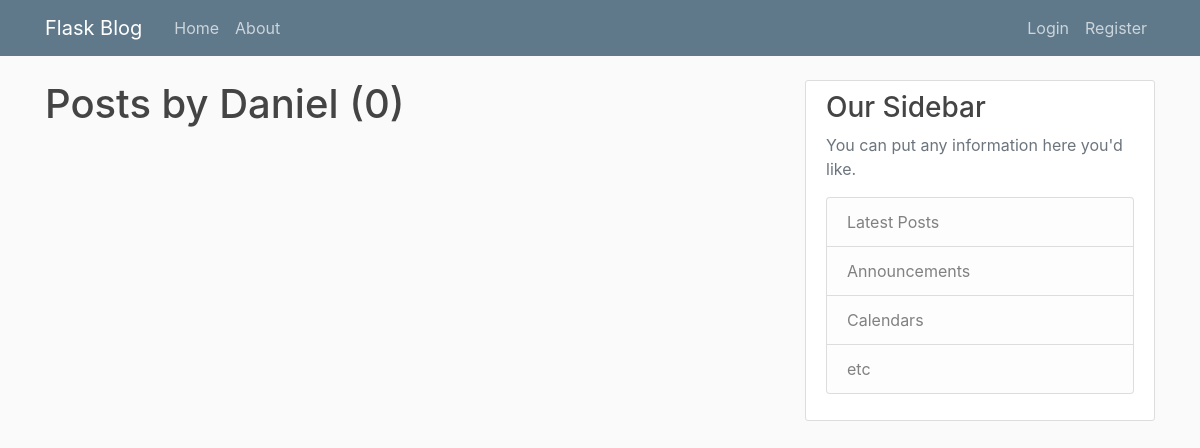
Page /user/Daniel on the earlier database version.
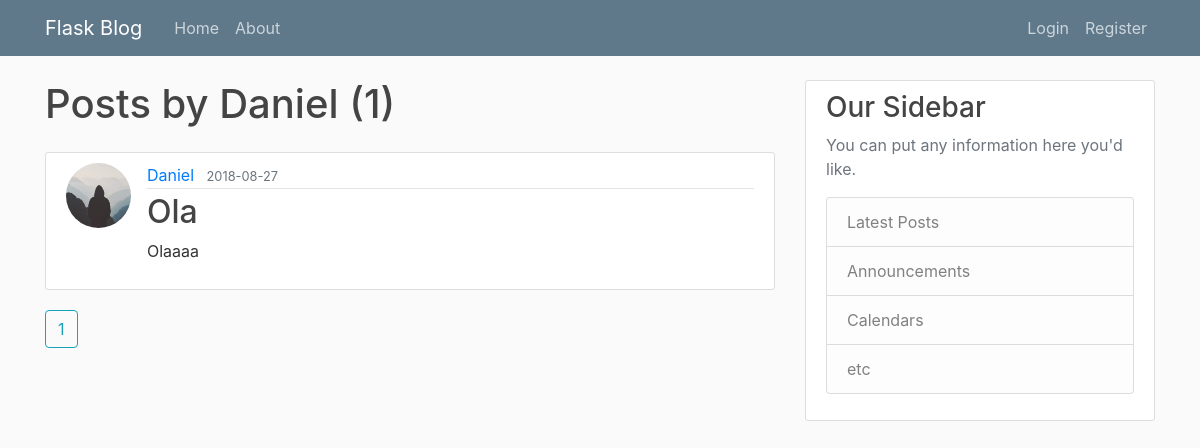
Same page on the later database version.
### app/models/models.py (models this page shows, shortened)
class Post(db.Model):
    id = db.Column(db.Integer, primary_key=True)
    title = db.Column(db.String(100), nullable=False)
    data_posted = db.Column(db.DateTime, nullable=False, default=datetime.utcnow)
    content = db.Column(db.Text, nullable=False)
    user_id = db.Column(db.Integer, db.ForeignKey('user.id'), nullable=False)

class User(db.Model, UserMixin):
    id = db.Column(db.Integer, primary_key=True)
    username = db.Column(db.String(20), unique=True, nullable=False)
    email = db.Column(db.String(120), unique=True, nullable=False)
    image_file = db.Column(db.String(20), nullable=False, default='default.jpg')
    password = db.Column(db.String(60), nullable=False)
    posts = db.relationship('Post', backref='author', lazy=True)

### app/users/routes.py (the view)
@users.route("/user/<string:username>")
def user_posts(username):
    page = request.args.get('page', 1, type=int)
    user = User.query.filter_by(username=username).first_or_404()
    posts = Post.query.filter_by(author=user) \
        .order_by(Post.data_posted.desc()) \
        .paginate(page=page, per_page=4)
    return render_template('user_posts.html', posts=posts, user=user)

### app/templates/user_posts.html
{% extends "layout.html" %}
{% block content %}
    <h1 class="mb-4"> Posts by {{ user.username }} ({{ posts.total }})</h1>
    {% for post in posts.items %}
    <article class="media content-section">
        <img class="rounded-circle article-img" src="{{ url_for('static', filename='profile_pics/' + post.author.image_file )}}">
        <div class="media-body">
            <div class="article-metadata">
                <a class="mr-2" href="{{ url_for('user_posts', username=post.author.username )}}">{{ post.author.username }}</a>
                <small class="text-muted">{{ post.data_posted.strftime('%Y-%m-%d') }}</small>
            </div>
            <h2><a class="article-title" href="{{ url_for('post', post_id=post.id ) }} ">{{ post.title }}</a></h2>
            <p class="article-content">{{ post.content }}</p>
        </div>
    </article>
    {% endfor %}
    {% for page_num in posts.iter_pages(left_edge=1, right_edge=1, left_current=1, right_current=2) %}
        {% if page_num %}
            {% if posts.page == page_num %}
                <a class='btn btn-outline-info mb-4' href="{{ url_for('user_posts', page=page_num, username=user.username) }}">{{ page_num }}</a>
            {% else %}
                <a class='btn btn-outline-success mb-4' href="{{ url_for('user_posts', page=page_num, username=user.username) }}">{{ page_num }}</a>
            {% endif %}
        {% else %}
            <a class='btn btn-outline-info mb-4' href="{{ url_for('home', page=page_num) }}">{{ page_num }}</a>
        {% endif %}
    {% endfor %}
{% endblock content %}

Differences in the rows shown:
added Post: image_file (placeholder picture), author.username "Daniel", data_posted "2018-08-27", title "Ola", content "Olaaaa"
Other differences:
{{ posts.total }}: "0" → "1"
new list line: "1"
